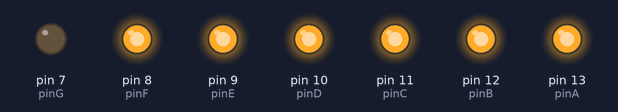
Bench run of a sketch on a simulated Arduino Uno, built with avr-gcc and run on an emulated ATmega328P. Shown: output pins drawn as LEDs (lit = HIGH).

Above: at 0.5 s.
At 2.5 s:
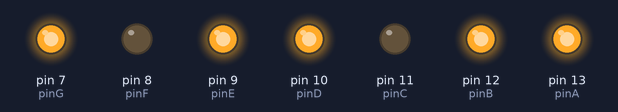
At 3.5 s:
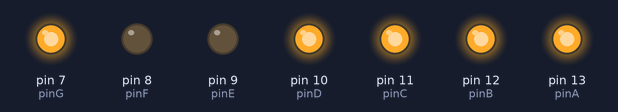
At 5.5 s:
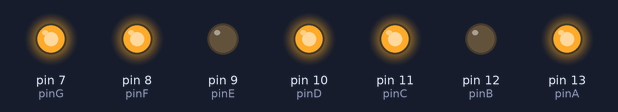
At 8.5 s:
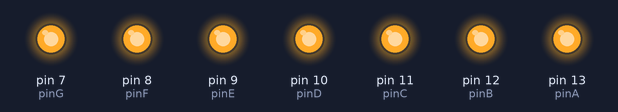
At 11.5 s:
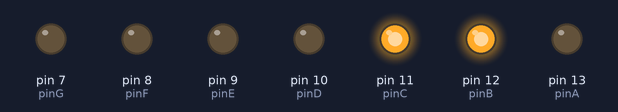
Timing chart, 0 to 13.0 s (numbered marks = the images above):
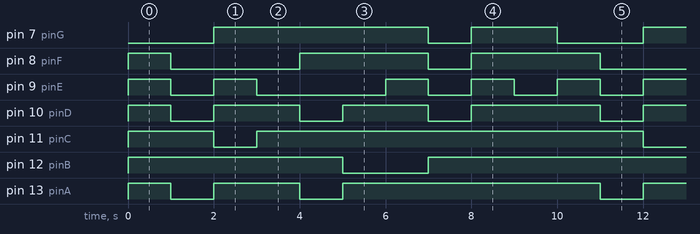

Measured:
- by itself, pin 7 (pinG): repeats every 10.0 s: LOW 1.0 s, HIGH 2.0 s, LOW 2.0 s, HIGH 5.0 s
- by itself, pin 8 (pinF): repeats every 10.0 s: LOW 3.0 s, HIGH 3.0 s, LOW 1.0 s, HIGH 3.0 s
- by itself, pin 9 (pinE): repeats every 10.0 s: LOW 1.0 s, HIGH 1.0 s, LOW 3.0 s, 2 × (HIGH 1.0 s, LOW 1.0 s), HIGH 1.0 s
- by itself, pin 10 (pinD): repeats every 10.0 s: 2 × (LOW 1.0 s, HIGH 2.0 s), LOW 1.0 s, HIGH 3.0 s
- by itself, pin 11 (pinC): repeats every 10.0 s: LOW 1.0 s, HIGH 9.0 s
- by itself, pin 12 (pinB): repeats every 10.0 s: LOW 2.0 s, HIGH 8.0 s
- by itself, pin 13 (pinA): repeats every 10.0 s: LOW 1.0 s, HIGH 2.0 s, LOW 1.0 s, HIGH 6.0 s

The sketch:

single_digit_display.ino
```cpp
int pinA = 13;
int pinB = 12;
int pinC = 11;
int pinD = 10;
int pinE = 9;
int pinF = 8;
int pinG = 7;

int t = 1000;

void setup()
{
    // put your setup code here, to run once:
    pinMode(pinA, OUTPUT);
    pinMode(pinB, OUTPUT);
    pinMode(pinC, OUTPUT);
    pinMode(pinD, OUTPUT);
    pinMode(pinE, OUTPUT);
    pinMode(pinF, OUTPUT);
    pinMode(pinG, OUTPUT);
}

void loop()
{
    // put your main code here, to run repeatedly:
    // 0
    digitalWrite(pinA, 1);
    digitalWrite(pinB, 1);
    digitalWrite(pinC, 1);
    digitalWrite(pinD, 1);
    digitalWrite(pinE, 1);
    digitalWrite(pinF, 1);
    digitalWrite(pinG, 0);
    delay(t);

    // 1
    digitalWrite(pinA, 0);
    digitalWrite(pinB, 1);
    digitalWrite(pinC, 1);
    digitalWrite(pinD, 0);
    digitalWrite(pinE, 0);
    digitalWrite(pinF, 0);
    digitalWrite(pinG, 0);
    delay(t);

    // 2
    digitalWrite(pinA, 1);
    digitalWrite(pinB, 1);
    digitalWrite(pinC, 0);
    digitalWrite(pinD, 1);
    digitalWrite(pinE, 1);
    digitalWrite(pinF, 0);
    digitalWrite(pinG, 1);
    delay(t);

    // 3
    digitalWrite(pinA, 1);
    digitalWrite(pinB, 1);
    digitalWrite(pinC, 1);
    digitalWrite(pinD, 1);
    digitalWrite(pinE, 0);
    digitalWrite(pinF, 0);
    digitalWrite(pinG, 1);
    delay(t);

    // 4
    digitalWrite(pinA, 0);
    digitalWrite(pinB, 1);
    digitalWrite(pinC, 1);
    digitalWrite(pinD, 0);
    digitalWrite(pinE, 0);
    digitalWrite(pinF, 1);
    digitalWrite(pinG, 1);
    delay(t);

    // 5
    digitalWrite(pinA, 1);
    digitalWrite(pinB, 0);
    digitalWrite(pinC, 1);
    digitalWrite(pinD, 1);
    digitalWrite(pinE, 0);
    digitalWrite(pinF, 1);
    digitalWrite(pinG, 1);
    delay(t);

    // 6
    digitalWrite(pinA, 1);
    digitalWrite(pinB, 0);
    digitalWrite(pinC, 1);
    digitalWrite(pinD, 1);
    digitalWrite(pinE, 1);
    digitalWrite(pinF, 1);
    digitalWrite(pinG, 1);
    delay(t);

    // 7
    digitalWrite(pinA, 1);
    digitalWrite(pinB, 1);
    digitalWrite(pinC, 1);
    digitalWrite(pinD, 0);
    digitalWrite(pinE, 0);
    digitalWrite(pinF, 0);
    digitalWrite(pinG, 0);
    delay(t);

    // 8
    digitalWrite(pinA, 1);
    digitalWrite(pinB, 1);
    digitalWrite(pinC, 1);
    digitalWrite(pinD, 1);
    digitalWrite(pinE, 1);
    digitalWrite(pinF, 1);
    digitalWrite(pinG, 1);
    delay(t);

    // 9
    digitalWrite(pinA, 1);
    digitalWrite(pinB, 1);
    digitalWrite(pinC, 1);
    digitalWrite(pinD, 1);
    digitalWrite(pinE, 0);
    digitalWrite(pinF, 1);
    digitalWrite(pinG, 1);
    delay(t);
}
```
